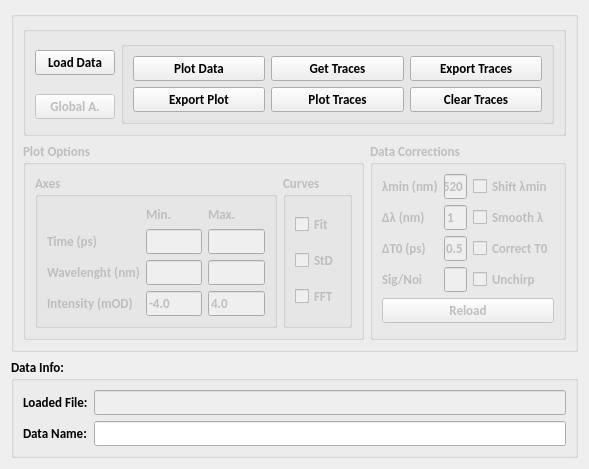
<?xml version="1.0" encoding="UTF-8"?>
<ui version="4.0">
 <class>Form</class>
 <widget class="QWidget" name="Form">
  <property name="geometry">
   <rect>
    <x>0</x>
    <y>0</y>
    <width>589</width>
    <height>418</height>
   </rect>
  </property>
  <property name="windowTitle">
   <string>Form</string>
  </property>
  <layout class="QGridLayout" name="gridLayout_9">
   <item row="0" column="0">
    <widget class="QGroupBox" name="groupBox_2">
     <property name="font">
      <font>
       <family>Calibri</family>
       <pointsize>10</pointsize>
       <weight>75</weight>
       <bold>true</bold>
      </font>
     </property>
     <property name="title">
      <string/>
     </property>
     <property name="flat">
      <bool>false</bool>
     </property>
     <layout class="QGridLayout" name="gridLayout_4">
      <item row="1" column="1">
       <widget class="QGroupBox" name="dataOpt_box">
        <property name="enabled">
         <bool>false</bool>
        </property>
        <property name="font">
         <font>
          <family>Calibri</family>
          <pointsize>10</pointsize>
          <weight>75</weight>
          <bold>true</bold>
         </font>
        </property>
        <property name="title">
         <string>Data Corrections</string>
        </property>
        <property name="flat">
         <bool>true</bool>
        </property>
        <layout class="QGridLayout" name="gridLayout_2">
         <item row="0" column="0">
          <widget class="QLabel" name="label_13">
           <property name="font">
            <font>
             <family>Calibri</family>
             <pointsize>10</pointsize>
             <weight>75</weight>
             <bold>true</bold>
            </font>
           </property>
           <property name="toolTip">
            <string>&lt;html&gt;&lt;head/&gt;&lt;body&gt;&lt;p&gt;Min lambda probe&lt;/p&gt;&lt;/body&gt;&lt;/html&gt;</string>
           </property>
           <property name="text">
            <string>λmin (nm)</string>
           </property>
          </widget>
         </item>
         <item row="0" column="1">
          <widget class="QLineEdit" name="W0_value">
           <property name="font">
            <font>
             <family>Calibri</family>
             <pointsize>10</pointsize>
             <weight>75</weight>
             <bold>true</bold>
            </font>
           </property>
           <property name="inputMask">
            <string/>
           </property>
           <property name="text">
            <string>520</string>
           </property>
          </widget>
         </item>
         <item row="0" column="2">
          <widget class="QCheckBox" name="w0_checkbox">
           <property name="font">
            <font>
             <family>Calibri</family>
             <pointsize>10</pointsize>
             <weight>75</weight>
             <bold>true</bold>
            </font>
           </property>
           <property name="text">
            <string>Shift λmin</string>
           </property>
          </widget>
         </item>
         <item row="1" column="0">
          <widget class="QLabel" name="label_12">
           <property name="font">
            <font>
             <family>Calibri</family>
             <pointsize>10</pointsize>
             <weight>75</weight>
             <bold>true</bold>
            </font>
           </property>
           <property name="toolTip">
            <string>&lt;html&gt;&lt;head/&gt;&lt;body&gt;&lt;p&gt;Lambda averaging step&lt;/p&gt;&lt;/body&gt;&lt;/html&gt;</string>
           </property>
           <property name="text">
            <string>Δλ (nm)</string>
           </property>
          </widget>
         </item>
         <item row="1" column="1">
          <widget class="QLineEdit" name="delta_wl">
           <property name="font">
            <font>
             <family>Calibri</family>
             <pointsize>10</pointsize>
             <weight>75</weight>
             <bold>true</bold>
            </font>
           </property>
           <property name="inputMask">
            <string/>
           </property>
           <property name="text">
            <string>1</string>
           </property>
          </widget>
         </item>
         <item row="1" column="2">
          <widget class="QCheckBox" name="dlambda_checkbox">
           <property name="font">
            <font>
             <family>Calibri</family>
             <pointsize>10</pointsize>
             <weight>75</weight>
             <bold>true</bold>
            </font>
           </property>
           <property name="text">
            <string>Smooth λ</string>
           </property>
          </widget>
         </item>
         <item row="2" column="0">
          <widget class="QLabel" name="label_7">
           <property name="font">
            <font>
             <family>Calibri</family>
             <pointsize>10</pointsize>
             <weight>75</weight>
             <bold>true</bold>
            </font>
           </property>
           <property name="toolTip">
            <string>&lt;html&gt;&lt;head/&gt;&lt;body&gt;&lt;p&gt;Time before T0&lt;/p&gt;&lt;/body&gt;&lt;/html&gt;</string>
           </property>
           <property name="text">
            <string>ΔT0 (ps)</string>
           </property>
          </widget>
         </item>
         <item row="2" column="1">
          <widget class="QLineEdit" name="T0_value">
           <property name="font">
            <font>
             <family>Calibri</family>
             <pointsize>10</pointsize>
             <weight>75</weight>
             <bold>true</bold>
            </font>
           </property>
           <property name="inputMask">
            <string/>
           </property>
           <property name="text">
            <string>0.5</string>
           </property>
          </widget>
         </item>
         <item row="2" column="2">
          <widget class="QCheckBox" name="t0_checkbox">
           <property name="font">
            <font>
             <family>Calibri</family>
             <pointsize>10</pointsize>
             <weight>75</weight>
             <bold>true</bold>
            </font>
           </property>
           <property name="text">
            <string>Correct T0</string>
           </property>
          </widget>
         </item>
         <item row="3" column="0">
          <widget class="QLabel" name="label_8">
           <property name="enabled">
            <bool>false</bool>
           </property>
           <property name="font">
            <font>
             <family>Calibri</family>
             <pointsize>10</pointsize>
             <weight>75</weight>
             <bold>true</bold>
            </font>
           </property>
           <property name="toolTip">
            <string>&lt;html&gt;&lt;head/&gt;&lt;body&gt;&lt;p&gt;Noise level&lt;/p&gt;&lt;/body&gt;&lt;/html&gt;</string>
           </property>
           <property name="text">
            <string>Sig/Noi</string>
           </property>
          </widget>
         </item>
         <item row="3" column="1">
          <widget class="QLineEdit" name="I0_value">
           <property name="enabled">
            <bool>false</bool>
           </property>
           <property name="font">
            <font>
             <family>Calibri</family>
             <pointsize>10</pointsize>
             <weight>75</weight>
             <bold>true</bold>
            </font>
           </property>
           <property name="inputMask">
            <string/>
           </property>
           <property name="text">
            <string/>
           </property>
          </widget>
         </item>
         <item row="3" column="2">
          <widget class="QCheckBox" name="chirp_checkbox">
           <property name="font">
            <font>
             <family>Calibri</family>
             <pointsize>10</pointsize>
             <weight>75</weight>
             <bold>true</bold>
            </font>
           </property>
           <property name="text">
            <string>Unchirp</string>
           </property>
          </widget>
         </item>
         <item row="4" column="0" colspan="3">
          <widget class="QPushButton" name="correctData_button">
           <property name="font">
            <font>
             <family>Calibri</family>
             <pointsize>10</pointsize>
             <weight>75</weight>
             <bold>true</bold>
            </font>
           </property>
           <property name="text">
            <string>Reload</string>
           </property>
           <property name="checkable">
            <bool>false</bool>
           </property>
          </widget>
         </item>
        </layout>
       </widget>
      </item>
      <item row="1" column="0">
       <widget class="QGroupBox" name="plotOpt_box">
        <property name="enabled">
         <bool>false</bool>
        </property>
        <property name="font">
         <font>
          <family>Calibri</family>
          <pointsize>10</pointsize>
          <weight>75</weight>
          <bold>true</bold>
         </font>
        </property>
        <property name="title">
         <string>Plot Options</string>
        </property>
        <property name="flat">
         <bool>true</bool>
        </property>
        <layout class="QGridLayout" name="gridLayout_6">
         <item row="0" column="0">
          <widget class="QGroupBox" name="groupBox_5">
           <property name="font">
            <font>
             <family>Calibri</family>
             <pointsize>10</pointsize>
             <weight>75</weight>
             <bold>true</bold>
            </font>
           </property>
           <property name="title">
            <string>Axes</string>
           </property>
           <layout class="QGridLayout" name="gridLayout">
            <item row="0" column="1">
             <widget class="QLabel" name="label_3">
              <property name="font">
               <font>
                <family>Calibri</family>
                <pointsize>10</pointsize>
                <weight>75</weight>
                <bold>true</bold>
               </font>
              </property>
              <property name="text">
               <string>Min.</string>
              </property>
             </widget>
            </item>
            <item row="0" column="2">
             <widget class="QLabel" name="label_2">
              <property name="font">
               <font>
                <family>Calibri</family>
                <pointsize>10</pointsize>
                <weight>75</weight>
                <bold>true</bold>
               </font>
              </property>
              <property name="text">
               <string>Max.</string>
              </property>
             </widget>
            </item>
            <item row="1" column="0">
             <widget class="QLabel" name="label">
              <property name="font">
               <font>
                <family>Calibri</family>
                <pointsize>10</pointsize>
                <weight>75</weight>
                <bold>true</bold>
               </font>
              </property>
              <property name="text">
               <string>Time (ps)</string>
              </property>
             </widget>
            </item>
            <item row="1" column="1">
             <widget class="QLineEdit" name="time_min">
              <property name="font">
               <font>
                <family>Calibri</family>
                <pointsize>10</pointsize>
                <weight>75</weight>
                <bold>true</bold>
               </font>
              </property>
              <property name="inputMask">
               <string/>
              </property>
              <property name="text">
               <string/>
              </property>
             </widget>
            </item>
            <item row="1" column="2">
             <widget class="QLineEdit" name="time_max">
              <property name="font">
               <font>
                <family>Calibri</family>
                <pointsize>10</pointsize>
                <weight>75</weight>
                <bold>true</bold>
               </font>
              </property>
              <property name="inputMask">
               <string/>
              </property>
             </widget>
            </item>
            <item row="2" column="0">
             <widget class="QLabel" name="label_4">
              <property name="font">
               <font>
                <family>Calibri</family>
                <pointsize>10</pointsize>
                <weight>75</weight>
                <bold>true</bold>
               </font>
              </property>
              <property name="text">
               <string>Wavelenght (nm)</string>
              </property>
             </widget>
            </item>
            <item row="2" column="1">
             <widget class="QLineEdit" name="wlen_min">
              <property name="font">
               <font>
                <family>Calibri</family>
                <pointsize>10</pointsize>
                <weight>75</weight>
                <bold>true</bold>
               </font>
              </property>
              <property name="inputMask">
               <string/>
              </property>
              <property name="text">
               <string/>
              </property>
             </widget>
            </item>
            <item row="2" column="2">
             <widget class="QLineEdit" name="wlen_max">
              <property name="font">
               <font>
                <family>Calibri</family>
                <pointsize>10</pointsize>
                <weight>75</weight>
                <bold>true</bold>
               </font>
              </property>
              <property name="inputMask">
               <string/>
              </property>
              <property name="text">
               <string/>
              </property>
             </widget>
            </item>
            <item row="3" column="0">
             <widget class="QLabel" name="label_15">
              <property name="font">
               <font>
                <family>Calibri</family>
                <pointsize>10</pointsize>
                <weight>75</weight>
                <bold>true</bold>
               </font>
              </property>
              <property name="text">
               <string>Intensity (mOD)</string>
              </property>
             </widget>
            </item>
            <item row="3" column="1">
             <widget class="QLineEdit" name="inty_min">
              <property name="font">
               <font>
                <family>Calibri</family>
                <pointsize>10</pointsize>
                <weight>75</weight>
                <bold>true</bold>
               </font>
              </property>
              <property name="text">
               <string>-4.0</string>
              </property>
              <property name="maxLength">
               <number>32767</number>
              </property>
             </widget>
            </item>
            <item row="3" column="2">
             <widget class="QLineEdit" name="inty_max">
              <property name="font">
               <font>
                <family>Calibri</family>
                <pointsize>10</pointsize>
                <weight>75</weight>
                <bold>true</bold>
               </font>
              </property>
              <property name="inputMask">
               <string/>
              </property>
              <property name="text">
               <string>4.0</string>
              </property>
             </widget>
            </item>
           </layout>
          </widget>
         </item>
         <item row="0" column="1">
          <widget class="QGroupBox" name="groupBox_4">
           <property name="font">
            <font>
             <family>Calibri</family>
             <pointsize>10</pointsize>
             <weight>75</weight>
             <bold>true</bold>
            </font>
           </property>
           <property name="title">
            <string>Curves</string>
           </property>
           <layout class="QGridLayout" name="gridLayout_3">
            <item row="0" column="0">
             <widget class="QCheckBox" name="fit_checkbox">
              <property name="font">
               <font>
                <family>Calibri</family>
                <pointsize>10</pointsize>
                <weight>75</weight>
                <bold>true</bold>
               </font>
              </property>
              <property name="text">
               <string>Fit</string>
              </property>
             </widget>
            </item>
            <item row="1" column="0">
             <widget class="QCheckBox" name="std_checkbox">
              <property name="font">
               <font>
                <family>Calibri</family>
                <pointsize>10</pointsize>
                <weight>75</weight>
                <bold>true</bold>
               </font>
              </property>
              <property name="text">
               <string>StD</string>
              </property>
             </widget>
            </item>
            <item row="2" column="0">
             <widget class="QCheckBox" name="fft_checkbox">
              <property name="font">
               <font>
                <family>Calibri</family>
                <pointsize>10</pointsize>
                <weight>75</weight>
                <bold>true</bold>
               </font>
              </property>
              <property name="text">
               <string>FFT</string>
              </property>
             </widget>
            </item>
           </layout>
          </widget>
         </item>
        </layout>
       </widget>
      </item>
      <item row="0" column="0" colspan="2">
       <widget class="QGroupBox" name="groupBox_3">
        <property name="font">
         <font>
          <family>Calibri</family>
          <pointsize>10</pointsize>
          <weight>75</weight>
          <bold>true</bold>
         </font>
        </property>
        <property name="title">
         <string/>
        </property>
        <property name="flat">
         <bool>true</bool>
        </property>
        <layout class="QGridLayout" name="gridLayout_8">
         <item row="0" column="0">
          <widget class="QPushButton" name="loadData_button">
           <property name="font">
            <font>
             <family>Calibri</family>
             <pointsize>10</pointsize>
             <weight>75</weight>
             <bold>true</bold>
            </font>
           </property>
           <property name="text">
            <string>Load Data</string>
           </property>
           <property name="checkable">
            <bool>false</bool>
           </property>
          </widget>
         </item>
         <item row="0" column="1" rowspan="2">
          <widget class="QGroupBox" name="buttons_box">
           <property name="enabled">
            <bool>true</bool>
           </property>
           <property name="sizePolicy">
            <sizepolicy hsizetype="Expanding" vsizetype="Preferred">
             <horstretch>0</horstretch>
             <verstretch>0</verstretch>
            </sizepolicy>
           </property>
           <property name="font">
            <font>
             <family>Calibri</family>
             <pointsize>10</pointsize>
             <weight>75</weight>
             <bold>true</bold>
            </font>
           </property>
           <property name="title">
            <string/>
           </property>
           <layout class="QGridLayout" name="gridLayout_5">
            <item row="1" column="0">
             <widget class="QPushButton" name="exportplot_button">
              <property name="enabled">
               <bool>true</bool>
              </property>
              <property name="font">
               <font>
                <family>Calibri</family>
                <pointsize>10</pointsize>
                <weight>75</weight>
                <bold>true</bold>
               </font>
              </property>
              <property name="text">
               <string>Export Plot</string>
              </property>
              <property name="checkable">
               <bool>false</bool>
              </property>
             </widget>
            </item>
            <item row="1" column="2">
             <widget class="QPushButton" name="cleartraces_button">
              <property name="enabled">
               <bool>true</bool>
              </property>
              <property name="font">
               <font>
                <family>Calibri</family>
                <pointsize>10</pointsize>
                <weight>75</weight>
                <bold>true</bold>
               </font>
              </property>
              <property name="text">
               <string>Clear Traces</string>
              </property>
              <property name="checkable">
               <bool>false</bool>
              </property>
             </widget>
            </item>
            <item row="0" column="2">
             <widget class="QPushButton" name="exporttraces_button">
              <property name="enabled">
               <bool>true</bool>
              </property>
              <property name="font">
               <font>
                <family>Calibri</family>
                <pointsize>10</pointsize>
                <weight>75</weight>
                <bold>true</bold>
               </font>
              </property>
              <property name="text">
               <string>Export Traces</string>
              </property>
              <property name="checkable">
               <bool>false</bool>
              </property>
             </widget>
            </item>
            <item row="0" column="1">
             <widget class="QPushButton" name="gettraces_button">
              <property name="enabled">
               <bool>true</bool>
              </property>
              <property name="font">
               <font>
                <family>Calibri</family>
                <pointsize>10</pointsize>
                <weight>75</weight>
                <bold>true</bold>
               </font>
              </property>
              <property name="text">
               <string>Get Traces</string>
              </property>
              <property name="checkable">
               <bool>false</bool>
              </property>
             </widget>
            </item>
            <item row="0" column="0">
             <widget class="QPushButton" name="plotData_button">
              <property name="enabled">
               <bool>true</bool>
              </property>
              <property name="font">
               <font>
                <family>Calibri</family>
                <pointsize>10</pointsize>
                <weight>75</weight>
                <bold>true</bold>
               </font>
              </property>
              <property name="text">
               <string>Plot Data</string>
              </property>
              <property name="checkable">
               <bool>false</bool>
              </property>
             </widget>
            </item>
            <item row="1" column="1">
             <widget class="QPushButton" name="plottraces_button">
              <property name="enabled">
               <bool>true</bool>
              </property>
              <property name="font">
               <font>
                <family>Calibri</family>
                <pointsize>10</pointsize>
                <weight>75</weight>
                <bold>true</bold>
               </font>
              </property>
              <property name="text">
               <string>Plot Traces</string>
              </property>
              <property name="checkable">
               <bool>false</bool>
              </property>
             </widget>
            </item>
           </layout>
          </widget>
         </item>
         <item row="1" column="0">
          <widget class="QPushButton" name="globalA_button">
           <property name="enabled">
            <bool>false</bool>
           </property>
           <property name="font">
            <font>
             <family>Calibri</family>
             <pointsize>10</pointsize>
             <weight>75</weight>
             <bold>true</bold>
            </font>
           </property>
           <property name="text">
            <string>Global A.</string>
           </property>
           <property name="checkable">
            <bool>false</bool>
           </property>
          </widget>
         </item>
        </layout>
       </widget>
      </item>
     </layout>
    </widget>
   </item>
   <item row="0" column="1">
    <spacer name="horizontalSpacer">
     <property name="font">
      <font>
       <family>Calibri</family>
       <pointsize>10</pointsize>
       <weight>75</weight>
       <bold>true</bold>
      </font>
     </property>
     <property name="orientation">
      <enum>Qt::Horizontal</enum>
     </property>
     <property name="sizeHint" stdset="0">
      <size>
       <width>40</width>
       <height>20</height>
      </size>
     </property>
    </spacer>
   </item>
   <item row="1" column="0">
    <spacer name="verticalSpacer">
     <property name="font">
      <font>
       <family>Calibri</family>
       <pointsize>10</pointsize>
       <weight>75</weight>
       <bold>true</bold>
      </font>
     </property>
     <property name="orientation">
      <enum>Qt::Vertical</enum>
     </property>
     <property name="sizeHint" stdset="0">
      <size>
       <width>20</width>
       <height>40</height>
      </size>
     </property>
    </spacer>
   </item>
   <item row="2" column="0">
    <widget class="QGroupBox" name="groupBox">
     <property name="font">
      <font>
       <family>Calibri</family>
       <pointsize>10</pointsize>
       <weight>75</weight>
       <bold>true</bold>
      </font>
     </property>
     <property name="title">
      <string>Data Info:</string>
     </property>
     <layout class="QGridLayout" name="gridLayout_7">
      <item row="0" column="0">
       <widget class="QLabel" name="label_5">
        <property name="font">
         <font>
          <family>Calibri</family>
          <pointsize>10</pointsize>
          <weight>75</weight>
          <bold>true</bold>
         </font>
        </property>
        <property name="text">
         <string>Loaded File:</string>
        </property>
       </widget>
      </item>
      <item row="0" column="1">
       <widget class="QLineEdit" name="filename_loaded">
        <property name="enabled">
         <bool>false</bool>
        </property>
        <property name="font">
         <font>
          <family>Calibri</family>
          <pointsize>10</pointsize>
          <weight>75</weight>
          <bold>true</bold>
         </font>
        </property>
       </widget>
      </item>
      <item row="1" column="0">
       <widget class="QLabel" name="label_6">
        <property name="font">
         <font>
          <family>Calibri</family>
          <pointsize>10</pointsize>
          <weight>75</weight>
          <bold>true</bold>
         </font>
        </property>
        <property name="text">
         <string>Data Name:</string>
        </property>
       </widget>
      </item>
      <item row="1" column="1">
       <widget class="QLineEdit" name="dataname_input">
        <property name="font">
         <font>
          <family>Calibri</family>
          <pointsize>10</pointsize>
          <weight>75</weight>
          <bold>true</bold>
         </font>
        </property>
        <property name="text">
         <string/>
        </property>
       </widget>
      </item>
     </layout>
    </widget>
   </item>
  </layout>
 </widget>
 <resources/>
 <connections/>
</ui>
